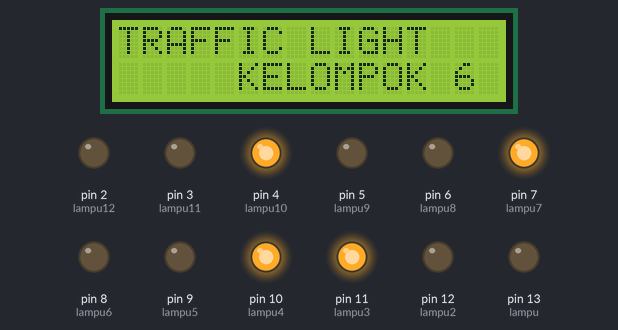
The sketch below on a simulated Arduino Uno, built with avr-gcc and run on an emulated ATmega328P. Shown: 16×2 character LCD, output pins drawn as LEDs (lit = HIGH).

Above: at 0.1 s.
At 4.1 s:
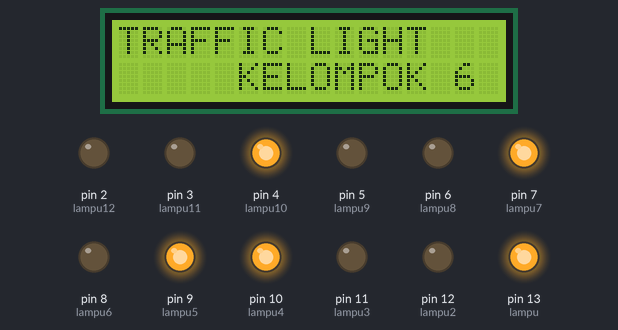
At 9.1 s:
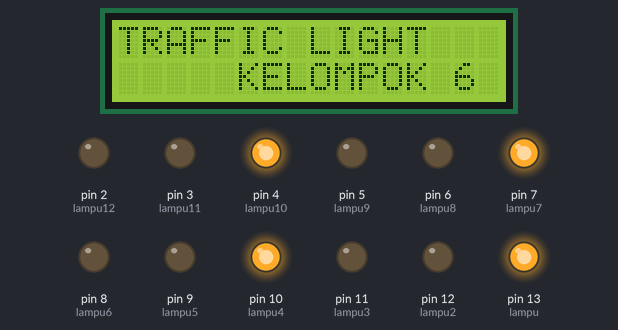
At 16.1 s:
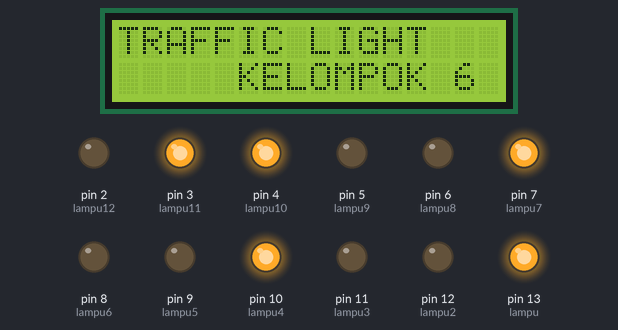
At 22.1 s:
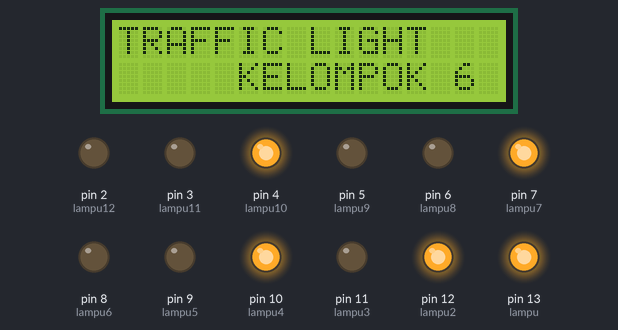
At 34.1 s:
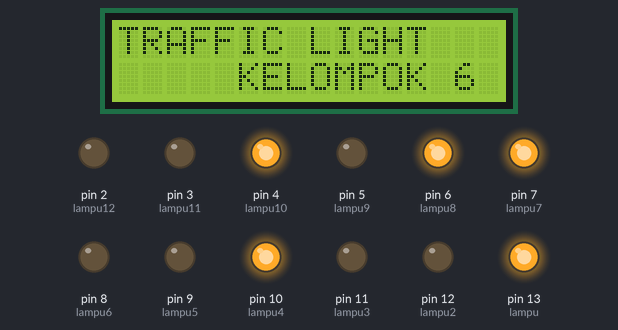
Timing chart, 0 to 40.0 s (numbered marks = the images above):
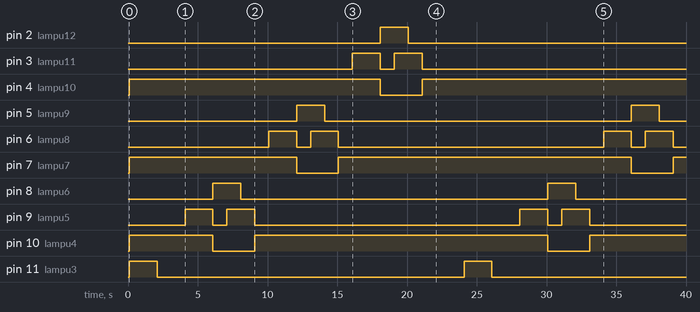

Measured:
- by itself, pin 2 (lampu12): LOW → HIGH at 18.1 s, → LOW 2.0 s later
- by itself, pin 3 (lampu11): LOW → HIGH at 16.1 s, → LOW 2.0 s later, → HIGH 1.0 s later, → LOW 2.0 s later, … (4 changes in this stretch)
- by itself, pin 4 (lampu10): LOW → HIGH at 0.09 s, → LOW 18.0 s later, → HIGH 3.0 s later
- by itself, pin 5 (lampu9), pin 8 (lampu6), pin 11 (lampu3): alternates HIGH for 2.0 s and LOW for 22.0 s
- by itself, pin 6 (lampu8): LOW → HIGH at 10.1 s, → LOW 2.0 s later, → HIGH 1.0 s later, → LOW 2.0 s later, … (8 changes in this stretch)
- by itself, pin 7 (lampu7): goes HIGH 12.0 s, LOW 3.0 s, HIGH 21.0 s, LOW 3.0 s, then HIGH
- by itself, pin 9 (lampu5): LOW → HIGH at 4.1 s, → LOW 2.0 s later, → HIGH 1.0 s later, → LOW 2.0 s later, … (8 changes in this stretch)
- by itself, pin 10 (lampu4): goes HIGH 6.0 s, LOW 3.0 s, HIGH 21.0 s, LOW 3.0 s, then HIGH

The sketch:

Traffic_Light.ino
```cpp
#include <LiquidCrystal_I2C.h>
LiquidCrystal_I2C lcd(0x27, 16, 2);


const int lampu = 13;
const int lampu2 = 12;
const int lampu3 = 11;

const int lampu4 = 10;
const int lampu5 = 9;
const int lampu6 = 8;

const int lampu7 = 7;
const int lampu8 = 6;
const int lampu9 = 5;

const int lampu10 = 4;
const int lampu11 = 3;
const int lampu12 = 2;

void setup() {

   pinMode ( lampu, OUTPUT);
   pinMode ( lampu2, OUTPUT);
   pinMode ( lampu3, OUTPUT);

   pinMode ( lampu4, OUTPUT);
   pinMode ( lampu5, OUTPUT);
   pinMode ( lampu6, OUTPUT);

   pinMode ( lampu7, OUTPUT);
   pinMode ( lampu8, OUTPUT);
   pinMode ( lampu9, OUTPUT);

   pinMode ( lampu10, OUTPUT);
   pinMode ( lampu11, OUTPUT);
   pinMode ( lampu12, OUTPUT);

    lcd.init();
    lcd.backlight();
    lcd.setCursor(0,0);
    lcd.print("TRAFFIC LIGHT");
    lcd.setCursor(5,1);
    lcd.print("KELOMPOK 6");

    }


void loop() {
    digitalWrite (lampu4, HIGH );
    digitalWrite (lampu7, HIGH );
    digitalWrite (lampu10, HIGH );
    digitalWrite (lampu, LOW );
    digitalWrite (lampu2, LOW );
    digitalWrite (lampu3, HIGH );
    delay (1000);
    digitalWrite (lampu2, HIGH );
    delay (1000);
    digitalWrite (lampu2, HIGH );
    digitalWrite (lampu3, LOW );
    delay (1000);
    digitalWrite (lampu2, LOW );
    digitalWrite (lampu, HIGH );
    delay (1000);
    digitalWrite (lampu5, HIGH );
    delay (1000);
    digitalWrite (lampu, HIGH );
    delay (1000);
    digitalWrite (lampu, HIGH );
    digitalWrite (lampu4, HIGH );
    digitalWrite (lampu7, HIGH );
    digitalWrite (lampu10, HIGH );
    digitalWrite (lampu2, LOW );
    digitalWrite (lampu3, LOW );


    digitalWrite (lampu4, LOW );
    digitalWrite (lampu5, LOW );
    digitalWrite (lampu6, HIGH );
    delay (1000);
    digitalWrite (lampu5, HIGH );
    delay (1000);
    digitalWrite (lampu5, HIGH );
    digitalWrite (lampu6, LOW );
    delay (1000);
    digitalWrite (lampu5, LOW );
    digitalWrite (lampu4, HIGH );
    delay (1000);
    digitalWrite (lampu8, HIGH );
    delay (1000);
    digitalWrite (lampu4, HIGH );
    delay (1000);
    digitalWrite (lampu4, HIGH );
    digitalWrite (lampu5, LOW );
    digitalWrite (lampu6, LOW );

    digitalWrite (lampu7, LOW );
    digitalWrite (lampu8, LOW );
    digitalWrite (lampu9, HIGH );
    delay (1000);
    digitalWrite (lampu8, HIGH );
    delay (1000);
    digitalWrite (lampu8, HIGH );
    digitalWrite (lampu9, LOW );
    delay (1000);
    digitalWrite (lampu8, LOW );
    digitalWrite (lampu7, HIGH );
    delay (1000);
    digitalWrite (lampu11, HIGH );
    delay (1000);
    digitalWrite (lampu7, HIGH );
    delay (1000);
    digitalWrite (lampu7, HIGH );
    digitalWrite (lampu8, LOW );
    digitalWrite (lampu9, LOW );

    digitalWrite (lampu10, LOW );
    digitalWrite (lampu11, LOW );
    digitalWrite (lampu12, HIGH );
    delay (1000);
    digitalWrite (lampu11, HIGH );
    delay (1000);
    digitalWrite (lampu11, HIGH );
    digitalWrite (lampu12, LOW );
    delay (1000);
    digitalWrite (lampu11, LOW );
    digitalWrite (lampu10, HIGH );
    delay (1000);
    digitalWrite (lampu2, HIGH );
    delay (1000);
    digitalWrite (lampu10, HIGH );
    delay (1000);
    digitalWrite (lampu10, HIGH );
    digitalWrite (lampu11, LOW );
    digitalWrite (lampu12, LOW );

}
```
